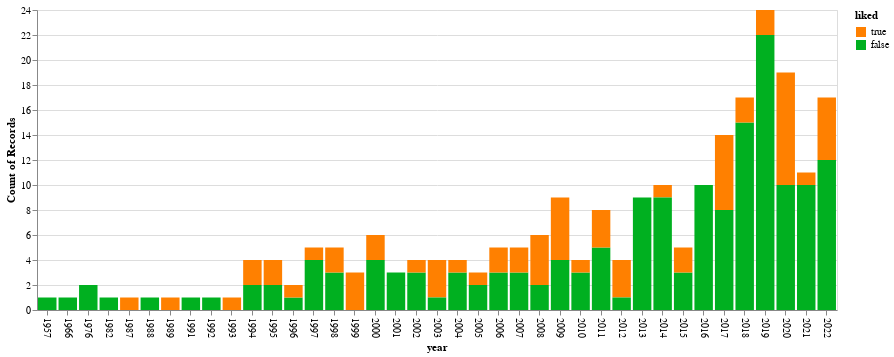

Notebook code cell kept with this figure:
### Code cell
alt.Chart(df_rating_merged).mark_bar(tooltip=True).encode(
                alt.X("year:O", axis=alt.Axis(labelAngle=90)),
                y='count()',
                color=alt.Color('liked', scale=alt.Scale(domain=[True, False], range=["#ff8000", "#00b020"]))
            ).properties(
                    width=800,
                    height=300
                    )

### Figure 1 — Vega-Lite specification as saved in the notebook (floating-point values rounded to 4 significant figures; data arrays with more than 128 entries replaced by an {"elided": "..."} marker saying what was removed)
{"config": {"view": {"continuousWidth": 400, "continuousHeight": 300}}, "data": {"name": "data-9a0a4a578746130919499053f6d58b32"}, "mark": {"type": "bar", "tooltip": true}, "encoding": {"color": {"field": "liked", "scale": {"domain": [true, false], "range": ["#ff8000", "#00b020"]}, "type": "nominal"}, "x": {"axis": {"labelAngle": 90}, "field": "year", "type": "ordinal"}, "y": {"aggregate": "count", "type": "quantitative"}}, "height": 300, "width": 800, "$schema": "https://vega.github.io/schema/vega-lite/v4.17.0.json", "datasets": {"data-9a0a4a578746130919499053f6d58b32": {"elided": "235 records"}}}
